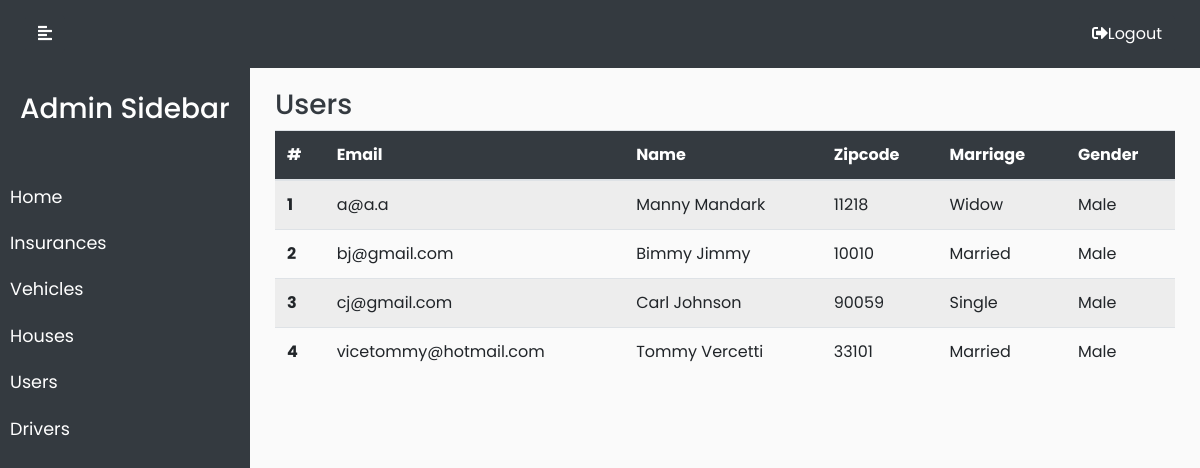
Page /adminuse.php (signed in) on the committed database.
### tables this page shows
CREATE TABLE IF NOT EXISTS `customer` (
  `cmail` varchar(50) NOT NULL,
  `cfirst` varchar(30) NOT NULL,
  `clast` varchar(30) NOT NULL,
  `czip` varchar(30) NOT NULL,
  `cpass` varchar(255) NOT NULL,
  `cmar` char(1) NOT NULL,
  `cgen` char(1) NOT NULL,
  PRIMARY KEY (`cmail`),
  UNIQUE KEY `cmail` (`cmail`)
);

### adminuse.php (the view, shortened to what this page needs)
<?php require_once("adminbar.php"); ?>
<br /><br />
<div class="row">
    <p class="h3 text-dark">Users</p>
    <?php
    $conn = new mysqli("localhost:3308", "root", "", "wds");
    function changeFormat($row)
    {
        if ($row['cmar'] == "W") {
            $row['cmar'] = "Widow";
        } else if ($row['cmar'] == "M") {
            $row['cmar'] = "Married";
        } else {
            $row['cmar'] = "Single";
        }
        if ($row['cgen'] == "M") {
            $row['cgen'] = "Male";
        } else {
            $row['cgen'] = "Female";
        }
        return $row;
    }
    $g = 1;
    $sql1 = "SELECT * from customer order by cmail";
    if ($stmt = mysqli_prepare($conn, $sql1)) {
        $stmt->execute();
        echo "
            <table class='table table-striped'>
            <thead class='bg-dark text-white'>
              <tr>
                <th scope='col'>#</th>
                <th scope='col'>Email</th>
                <th scope='col'>Name</th>
                <th scope='col'>Zipcode</th>
                <th scope='col'>Marriage</th>
                <th scope='col'>Gender</th>
              </tr>
            </thead>
            <tbody>";
        $result = $stmt->get_result();
        if ($result->num_rows > 0) {
            while ($row = $result->fetch_assoc()) {
                $row = changeFormat($row);
                echo "
            <tr>
            <th scope='row'>" . $g . "</th>
            <td>" . $row["cmail"] . "</th>
            <td>" . $row["cfirst"] . " " . $row["clast"] . "</td>
            <td>" . $row["czip"] . "</th>
            <td>" . $row["cmar"] . "</th>
            <td>" . $row["cgen"] . "</td>
            </tr>";
                $g = $g + 1;
            }
        } else {
            echo "<h3>0 results $conn->error</h3>";
        }
    } else {
        echo "Database error $conn->error";
    }
    echo "</tbody></table>";
    ?>
</div>
</div>
</div>
</body>
</html>

### style2.css (style rules this page uses)
body { font-family: 'Poppins', sans-serif; background: #fafafa; }
p { font-family: 'Poppins', sans-serif; font-size: 1.1em; font-weight: 300; line-height: 1.7em; color: #999; }

### rows in the picture
customer: cmail "a@a.a", cfirst "Manny", clast "Mandark", czip "11218", cmar "Widow", cgen "Male"
customer: cmail "bj@gmail.com", cfirst "Bimmy", clast "Jimmy", czip "10010", cmar "Married", cgen "Male"
customer: cmail "cj@gmail.com", cfirst "Carl", clast "Johnson", czip "90059", cmar "Single", cgen "Male"
customer: cmail "vicetommy@hotmail.com", cfirst "Tommy", clast "Vercetti", czip "33101", cmar "Married", cgen "Male"
